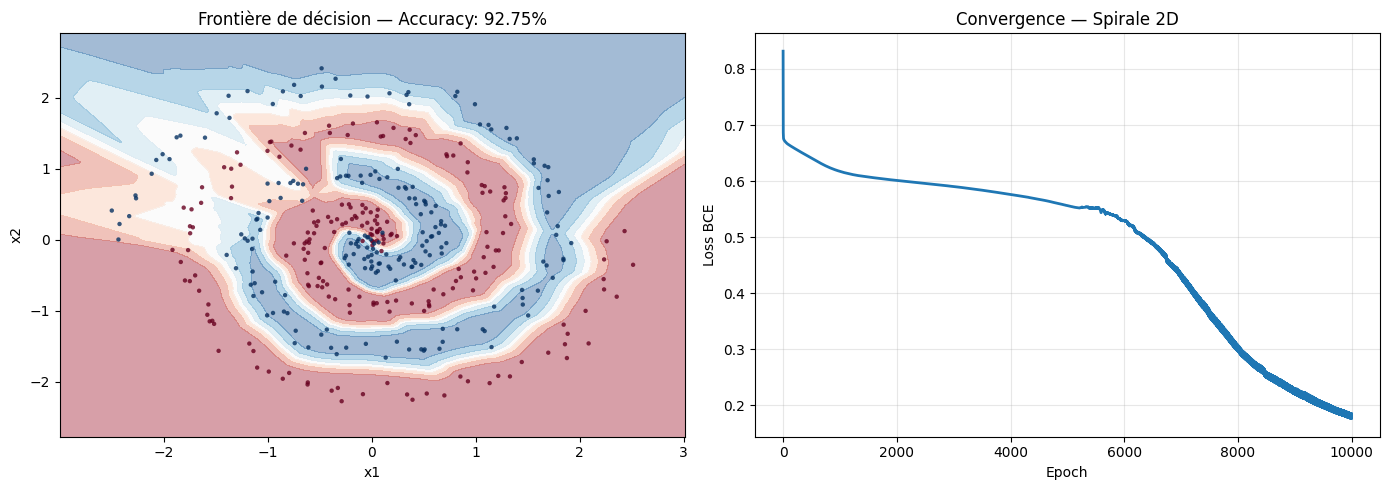

The script that saved this image:
import numpy as np
import matplotlib
matplotlib.use('Agg')
import matplotlib.pyplot as plt

np.random.seed(42)
n = 200
t = np.linspace(0, 4*np.pi, n)
X0 = np.c_[t*np.cos(t), t*np.sin(t)] + np.random.randn(n, 2) * 0.5
X1 = np.c_[t*np.cos(t+np.pi), t*np.sin(t+np.pi)] + np.random.randn(n, 2) * 0.5
X = np.vstack([X0, X1])
y = np.array([0]*n + [1]*n)
X = (X - X.mean(axis=0)) / X.std(axis=0)

def sigmoid(x):
    return 1 / (1 + np.exp(-x))

def relu(x):
    return np.maximum(0, x)

def relu_grad(x):
    return (x > 0).astype(float)

def compute_loss_bce(y_true, y_pred):
    y_pred = np.clip(y_pred, 1e-7, 1 - 1e-7)
    return -np.mean(y_true * np.log(y_pred) + (1 - y_true) * np.log(1 - y_pred))

# Initialisation He : std = sqrt(2 / n_entrées)
np.random.seed(42)
W1 = np.random.randn(2, 64) * np.sqrt(2 / 2)
b1 = np.zeros(64)
W2 = np.random.randn(64, 64) * np.sqrt(2 / 64)
b2 = np.zeros(64)
W3 = np.random.randn(64, 1) * np.sqrt(2 / 64)
b3 = np.zeros(1)

learning_rate = 0.05
n_epochs = 10000
losses = []

print("=" * 70)
print("PHASE 4 : SPIRALE 2D — RÉSEAU 2-64-64-1")
print("=" * 70)
print(f"Samples : {len(y)} | Architecture : 2 → 64 ReLU → 64 ReLU → 1 Sigmoid")
print(f"Learning rate : {learning_rate} | Initialisation : He")
print("=" * 70)

for epoch in range(n_epochs):
    # Forward pass
    z1 = np.dot(X, W1) + b1;   a1 = relu(z1)
    z2 = np.dot(a1, W2) + b2;  a2 = relu(z2)
    z3 = np.dot(a2, W3) + b3;  y_pred = sigmoid(z3).flatten()

    loss = compute_loss_bce(y, y_pred)
    losses.append(loss)

    # Backprop couche 3
    e3 = y_pred - y
    dW3 = np.dot(a2.T, e3.reshape(-1, 1)) / len(y)
    db3 = np.mean(e3)

    # Backprop couche 2
    e2 = np.dot(e3.reshape(-1, 1), W3.T) * relu_grad(z2)
    dW2 = np.dot(a1.T, e2) / len(y)
    db2_grad = np.mean(e2, axis=0)

    # Backprop couche 1
    e1 = np.dot(e2, W2.T) * relu_grad(z1)
    dW1 = np.dot(X.T, e1) / len(y)
    db1_grad = np.mean(e1, axis=0)

    W3 -= learning_rate * dW3;  b3 -= learning_rate * db3
    W2 -= learning_rate * dW2;  b2 -= learning_rate * db2_grad
    W1 -= learning_rate * dW1;  b1 -= learning_rate * db1_grad

    if epoch % 2000 == 0:
        acc = np.mean((y_pred > 0.5) == y)
        print(f"Epoch {epoch:5d} | Loss: {loss:.4f} | Accuracy: {acc:.2%}")

print("=" * 70)
acc = np.mean((y_pred > 0.5) == y)
print(f"Loss finale : {losses[-1]:.4f}")
print(f"Accuracy finale : {acc:.2%}")
print("=" * 70)

# Frontière de décision
xx, yy = np.meshgrid(np.linspace(X[:,0].min()-0.5, X[:,0].max()+0.5, 300),
                     np.linspace(X[:,1].min()-0.5, X[:,1].max()+0.5, 300))
grid = np.c_[xx.ravel(), yy.ravel()]
a1g = relu(np.dot(grid, W1) + b1)
a2g = relu(np.dot(a1g, W2) + b2)
zg  = sigmoid(np.dot(a2g, W3) + b3).reshape(xx.shape)

fig, axes = plt.subplots(1, 2, figsize=(14, 5))

axes[0].contourf(xx, yy, zg, alpha=0.4, cmap='RdBu')
axes[0].scatter(X[:,0], X[:,1], c=y, s=10, cmap='RdBu', edgecolors='none', alpha=0.8)
axes[0].set_title(f"Frontière de décision — Accuracy: {acc:.2%}")
axes[0].set_xlabel("x1")
axes[0].set_ylabel("x2")

axes[1].plot(losses, linewidth=2, color='#1f77b4')
axes[1].set_title("Convergence — Spirale 2D")
axes[1].set_xlabel("Epoch")
axes[1].set_ylabel("Loss BCE")
axes[1].grid(True, alpha=0.3)

plt.tight_layout()
plt.savefig("phase4_spirale.png", dpi=100, bbox_inches='tight')
